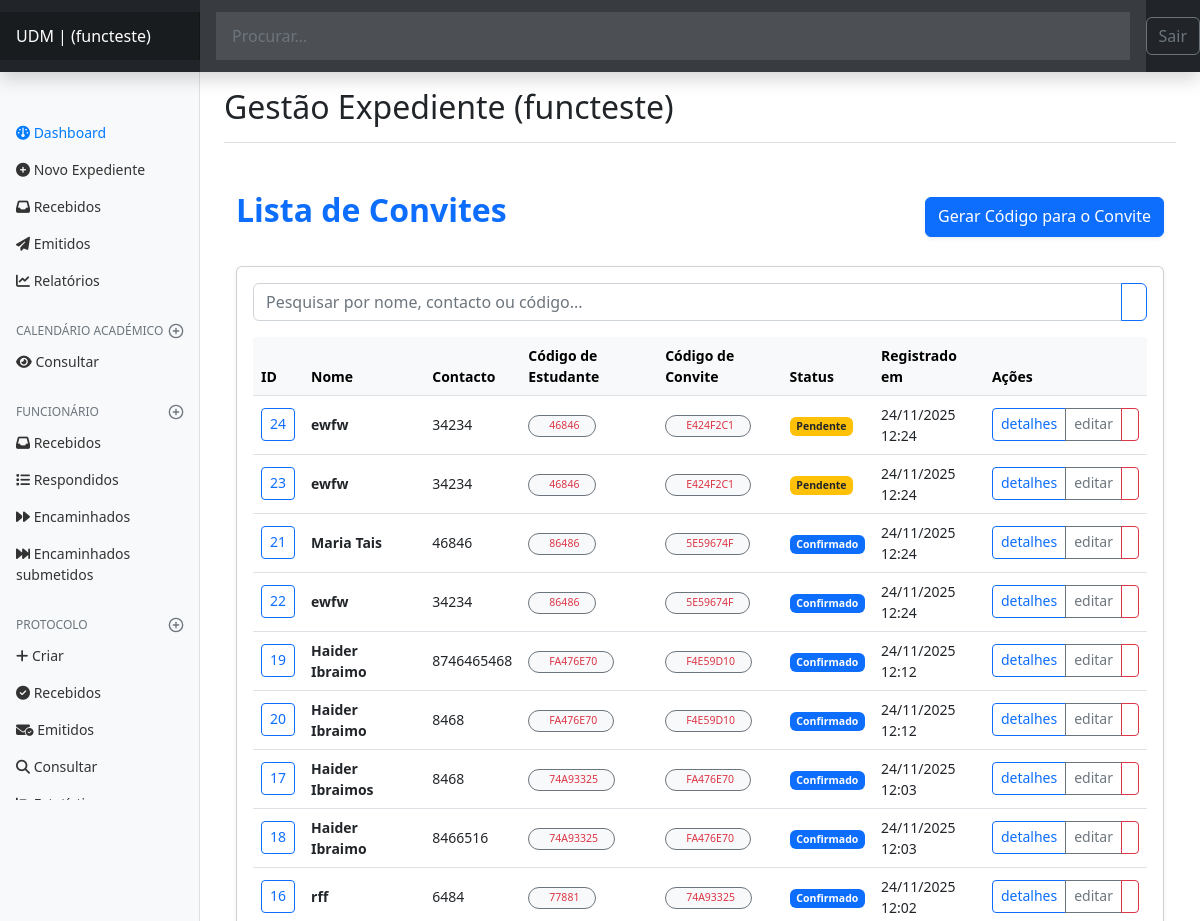
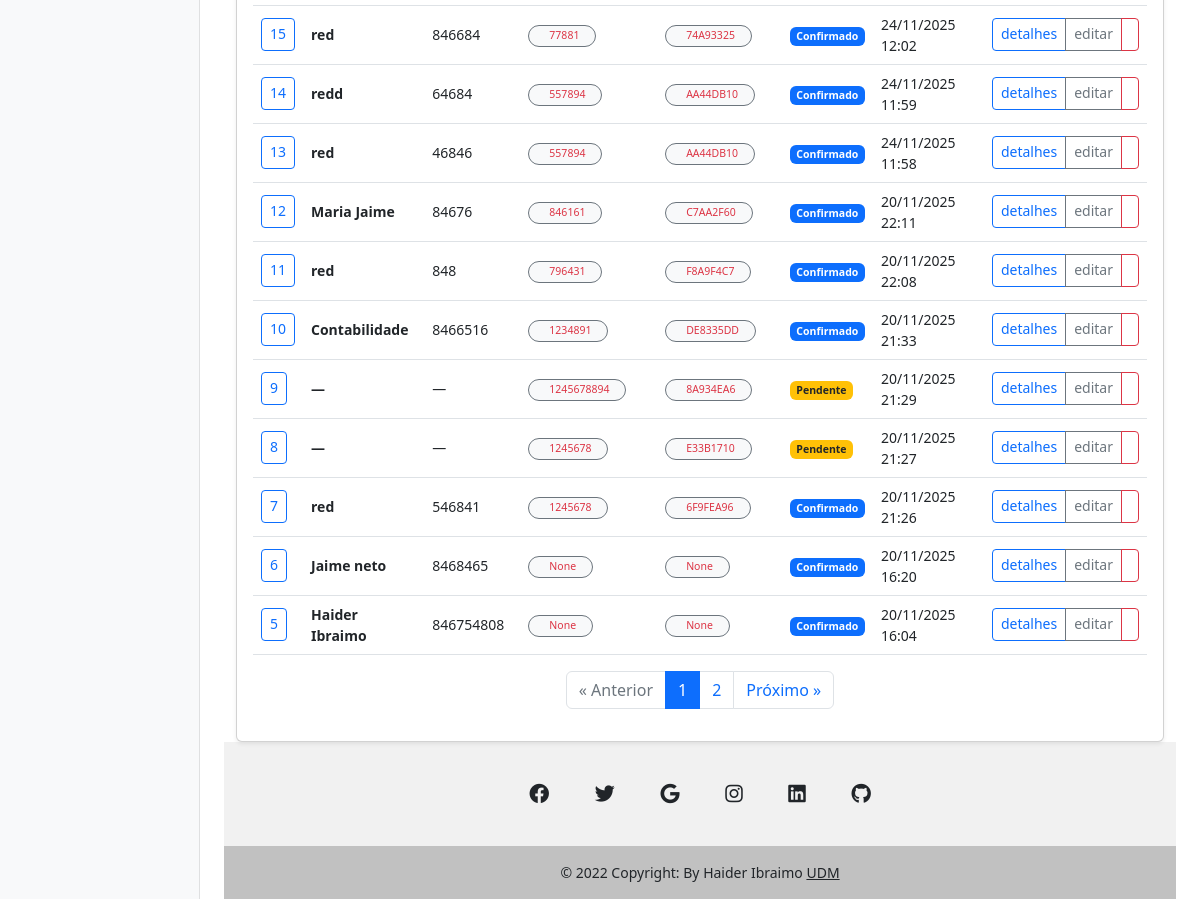
/convite/convites/ (signed in), run on an earlier commit of the app's database (2 pictures, top to bottom).
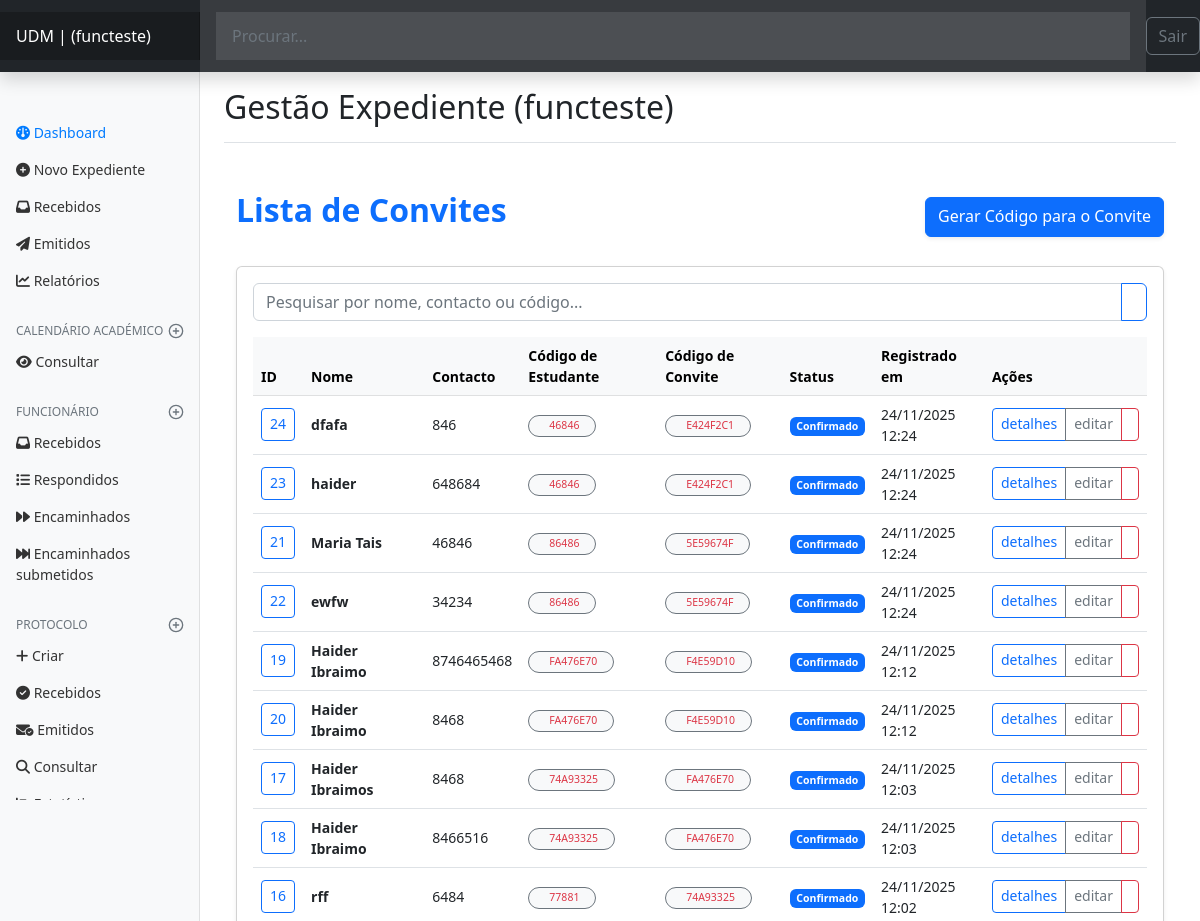
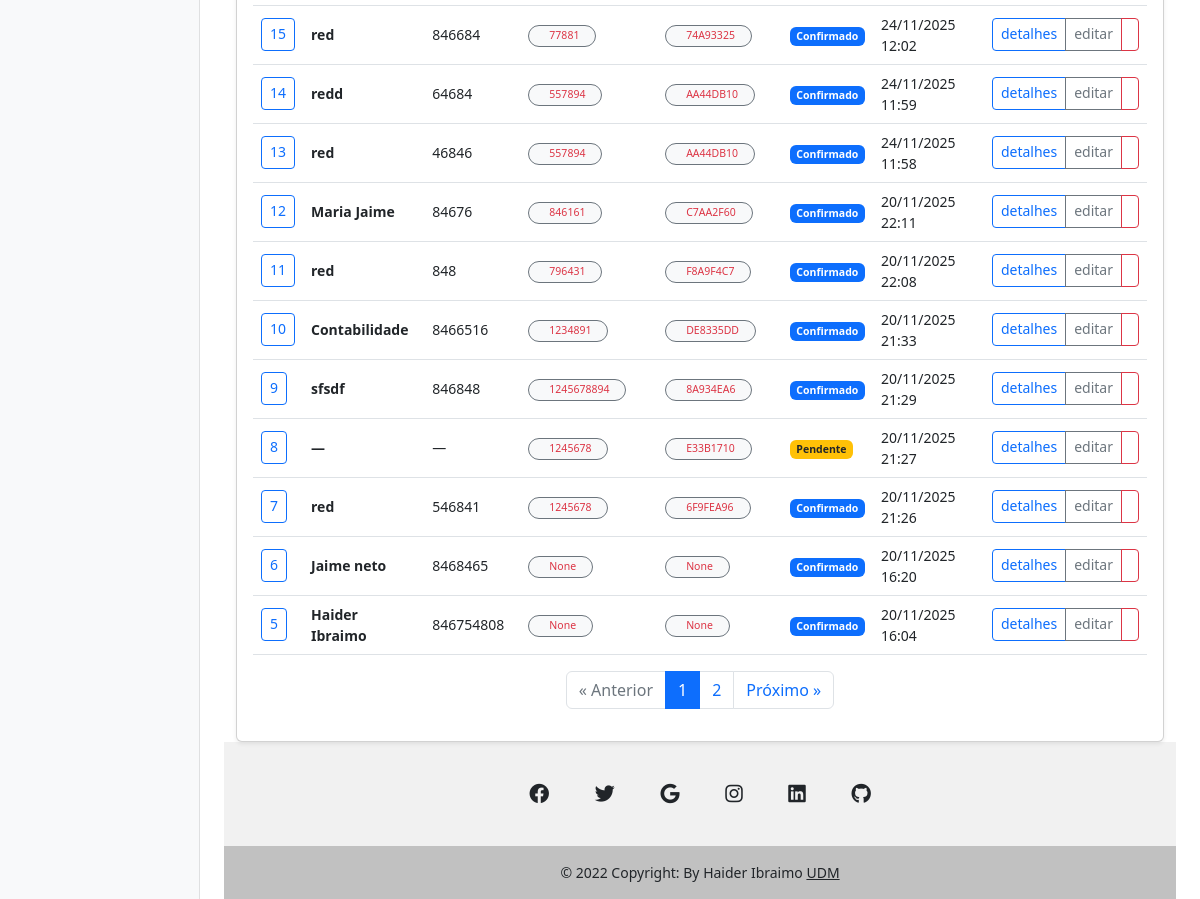
And on a later commit of the database (2 pictures, top to bottom).
### convite/models.py (models this page shows, shortened)
class Convite(models.Model):
    class Status(models.TextChoices):
        PENDENTE = "pendente", "Pendente"
        CONFIRMADO = "confirmado", "Confirmado"
        PRESENTE = "presente", "Presente"
        AUSENTE = "ausente", "Ausente"
    evento = models.ForeignKey(
        Evento,
        on_delete=models.CASCADE,
        related_name="convites",
        blank=True,
        null=True,
    )
    nome_completo = models.CharField(max_length=255, blank=True, null=True)
    contacto = models.CharField(max_length=50, blank=True, null=True)
    lugares_reservados = models.PositiveIntegerField(
        default=1,
        blank=True,
        null=True
    )
    status = models.CharField(
        max_length=20,
        choices=Status.choices,
        default=Status.PENDENTE,
        blank=True,
        null=True
    )
    codigo_convite = models.CharField(
        max_length=20,
        blank=True,
        null=True
    )
    codigo_estudante = models.CharField(
        max_length=20,
        blank=True,
        null=True
    )
    presente_em = models.DateTimeField(
        blank=True,
        null=True,
        help_text="Hora em que o convidado foi registado como presente"
    )
    criado_em = models.DateTimeField(auto_now_add=True)

### convite/views.py (the view, shortened to what this page needs)
# urls.py: path("convites/", views.listar_convites, name="listar_convites"),
@login_required(login_url='authors:login', redirect_field_name='next')
def listar_convites(request, evento_id=None):
    funcionario = Funcionario.objects.select_related('departamento').filter(author=request.user).first()
    if not funcionario:
        raise Http404("Funcionário não encontrado")
    evento = None
    convites = Convite.objects.all().order_by('-criado_em')
    if evento_id:
        evento = get_object_or_404(Evento, id=evento_id)
        convites = convites.filter(evento=evento)
    query = request.GET.get("q")
    paginator = Paginator(convites, 20)  # 20 por página
    page_number = request.GET.get("page")
    page_obj = paginator.get_page(page_number)
    context = {
        "evento": evento,
        "convites": page_obj,
        "page_obj": page_obj,
        "query": query,
        'funcionario': funcionario,
    }
    return render(request, "convite/listar_convites.html", context)

### convite/templates/convite/listar_convites.html (shortened to what this page needs)
{% extends "global/base.html" %}
{% block content %}
<div class="container mt-5">
    <div class="d-flex justify-content-between align-items-center mb-4">
        <h2 class="fw-bold text-primary">
             Lista de Convites
        </h2>
        <a href="{% url 'convite:gerar_convite' %}" class="btn btn-primary shadow-sm">
             Gerar Código para o Convite
        </a>
    </div>
    <div class="card shadow-sm">
        <div class="card-body">
            <form method="get" class="mb-3">
                <div class="input-group">
                    <input type="text" name="q" class="form-control"
                           placeholder="Pesquisar por nome, contacto ou código..."
                           value="{{ request.GET.q }}">
                    <button class="btn btn-outline-primary">
                    </button>
                </div>
            </form>
            <div class="table-responsive">
                <table class="table table-hover align-middle">
                    <thead class="table-light">
                        <tr>
                            <th>ID</th>
                            <th>Nome</th>
                            <th>Contacto</th>
                            <th>Código de Estudante</th>
                            <th>Código de Convite</th>
                            <th>Status</th>
                            <th>Registrado em</th>
                            <th>Ações</th>
                        </tr>
                    </thead>
                    <tbody>
                        {% for convite in convites %}
                        <tr>
                          <td>  <a href="{% url 'convite:detalhes_convite' convite.id %}"
                                       class="btn btn-sm btn-outline-primary">
                                        {{ convite.id}}
                                    </a></td>
                            <td class="fw-semibold">{{ convite.nome_completo|default:"—" }}</td>
                            <td>{{ convite.contacto|default:"—" }}</td>
    <td>
    <span class="badge rounded-pill border border-secondary px-3 py-1"
          style="background-color: #f8f9fa; font-weight: 500; color: #dc3545;">
        {{ convite.codigo_estudante }}
    </span>
</td>
<td>
    <span class="badge rounded-pill border border-secondary px-3 py-1"
          style="background-color: #f8f9fa; font-weight: 500; color: #dc3545;">
        {{ convite.codigo_convite }}
    </span>
</td>
                            <td>
                                {% if convite.status == "pendente" %}
                                    <span class="badge bg-warning text-dark">
                                         Pendente
                                    </span>
                                {% elif convite.status == "confirmado" %}
                                    <span class="badge bg-primary">
                                         Confirmado
                                    </span>
                                {% elif convite.status == "presente" %}
                                    <span class="badge bg-success">
                                        <i class="bi bi-person-check"></i> Presente
                                    </span>
                                {% else %}
                                    <span class="badge bg-danger">
                                        <i class="bi bi-x-circle"></i> Ausente
                                    </span>
                                {% endif %}
                            </td>
                            <td>
                                {{ convite.criado_em|date:"d/m/Y H:i" }}
                            </td>
                            <td>
                                <div class="btn-group">
                                    <a href="{% url 'convite:detalhes_convite' convite.id %}"
                                       class="btn btn-sm btn-outline-primary">
                                        detalhes
                                    </a>
                                    <a href="{% url 'convite:editar_convite' convite.id %}"
                                       class="btn btn-sm btn-outline-secondary">
                                        editar
                                    </a>
                                    <a href=""
                                       class="btn btn-sm btn-outline-danger"
                                       onclick="return confirm('Tem certeza que deseja apagar?');">
                                    </a>
                                </div>
                            </td>
                        </tr>
                        {% endfor %}
                    </tbody>
                </table>
                  {% if page_obj.has_other_pages %}
<nav class="mt-3">
    <ul class="pagination justify-content-center">
        {% if page_obj.has_previous %}
        <li class="page-item">
            <a class="page-link" href="?page={{ page_obj.previous_page_number }}{% if query %}&q={{ query }}{% endif %}">&laquo; Anterior</a>
        </li>
        {% else %}
        <li class="page-item disabled"><span class="page-link">&laquo; Anterior</span></li>
        {% endif %}
        {% for num in page_obj.paginator.page_range %}
            {% if page_obj.number == num %}
            <li class="page-item active"><span class="page-link">{{ num }}</span></li>
            {% elif num > page_obj.number|add:'-3' and num < page_obj.number|add:'3' %}
            <li class="page-item"><a class="page-link" href="?page={{ num }}{% if query %}&q={{ query }}{% endif %}">{{ num }}</a></li>
            {% endif %}
        {% endfor %}
        {% if page_obj.has_next %}
        <li class="page-item">
            <a class="page-link" href="?page={{ page_obj.next_page_number }}{% if query %}&q={{ query }}{% endif %}">Próximo &raquo;</a>
        </li>
        {% else %}
        <li class="page-item disabled"><span class="page-link">Próximo &raquo;</span></li>
        {% endif %}
    </ul>
</nav>
{% endif %}
            </div>
        </div>
    </div>
</div>
{% endblock %}

### expedient/templates/expedient/partials/header.html (shortened to what this page needs)
{% if request.user.is_authenticated %}
<header class="navbar navbar-dark sticky-top bg-dark flex-md-nowrap p-0 shadow">
    <a class="navbar-brand col-md-3 col-lg-2 me-0 px-3 fs-6" href="{% url 'authors:dashbord' %}">UDM  | ({{ request.user.username }}) </a>
    <form action="{% url 'authors:search' %}" method="get" class="form-control form-control-dark w-100 rounded-0 border-0">
    <input class="form-control form-control-dark w-100 rounded-0 border-0" type="text" placeholder="Procurar..." name="search"  aria-label="Search" value="{{ search_term }}">
    </form>
    <div class="navbar-nav">
      <div class="nav-item text-nowrap">
        <form action="{% url 'authors:logout' %}" method="POST">
          <button class="btn btn-outline-secondary" type="submit"> Sair</button>
      </form>
      </div>
    </div>
  </header>
  <div class="container-fluid">
    <div class="row">
      <nav id="sidebarMenu" class="col-md-3 col-lg-2 d-md-block bg-light sidebar collapse">
        <div class="position-sticky pt-3 sidebar-sticky">
          <ul class="nav flex-column"  style="padding-top: 25%;">
            <li class="nav-item">
              <a class="nav-link active" aria-current="page" href="{% url 'authors:dashbord' %}">
                <i class="fa-solid fa-gauge"></i>
                Dashboard
              </a>
            </li>
            <li class="nav-item">
              <a class="nav-link" href="{% url 'authors:dashbord_expedient_new' %}">
               <i class="fa-sharp fa-solid fa-circle-plus"></i>
              Novo Expediente
              </a>
            </li>
            <li class="nav-item">
              <a class="nav-link" href="{% url 'authors:dashbord_expedient_recebidos' %}">
                <i class="fa-sharp fa-solid fa-inbox"></i>
                Recebidos
              </a>
            </li>
            <li class="nav-item">
              <a class="nav-link" href="{% url 'authors:dashbord_expedient_emitidos' %}">
                <i class="fa-sharp fa-solid fa-paper-plane"></i>
                Emitidos
              </a>
            </li>
            <li class="nav-item">
              <a class="nav-link" href="#">
                <i class="fa-sharp fa-solid fa-chart-line"></i>
                Relatórios
              </a>
            </li>
          </ul>
          <h6 class="sidebar-heading d-flex justify-content-between align-items-center px-3 mt-4 mb-1 text-muted text-uppercase">
                <span>Calendário Académico</span>
                <a class="link-secondary" href="#" aria-label="Add a new report">
                  <span data-feather="plus-circle" class="align-text-bottom"></span>
                </a>
              </h6>
              <ul class="nav flex-column mb-2">
                <li class="nav-item">
                  <a class="nav-link" href="{% url 'calendario:calendario_interno'  %}">
                    <i class="fa-solid fa-eye"></i>
                    Consultar
                  </a>
                </li>
              </ul>
{% if not funcionario %}
{% else %}
          <h6 class="sidebar-heading d-flex justify-content-between align-items-center px-3 mt-4 mb-1 text-muted text-uppercase">
            <span>Funcionário</span>
            <a class="link-secondary" href="#" aria-label="Add a new report">
              <span data-feather="plus-circle" class="align-text-bottom"></span>
            </a>
          </h6>
          <ul class="nav flex-column mb-2">
            <li class="nav-item">
              <a class="nav-link" href="{% url 'authors:dashbord_expedient_recebidos_funcionario'  %}">
                <i class="fa-sharp fa-solid fa-inbox"></i>
                Recebidos
              </a>
            </li>
            <li class="nav-item">
              <a class="nav-link" href="{% url 'authors:dashbord_expedient_respondidos_funcionario'  %}">
                <i class="fa-solid fa-list"></i>
                Respondidos
              </a>
            </li>
            <li class="nav-item">
              <a class="nav-link" href="{% url 'authors:dashbord_expedient_encaminhados_funcionario'  %}">
                <i class="fa-sharp fa-solid fa-forward"></i>
                Encaminhados
              </a>
            </li>
            <li class="nav-item">
              <a class="nav-link" href="{% url 'authors:dashbord_expedient_encaminhados_submetidos_funcionario'  %}">
                <i class="fa-solid fa-forward-fast"></i>
                Encaminhados submetidos
              </a>
            </li>
          </ul>
              <h6 class="sidebar-heading d-flex justify-content-between align-items-center px-3 mt-4 mb-1 text-muted text-uppercase">
                <span>Protocolo</span>
                <a class="link-secondary" href="#" aria-label="Add a new report">
                  <span data-feather="plus-circle" class="align-text-bottom"></span>
                </a>
              </h6>
              <ul class="nav flex-column mb-2">
                <li class="nav-item">
                  <a class="nav-link" href="{% url 'authors:dashbord_protocol_new'  %}">
                    <i class="fa-solid fa-plus"></i>
                    Criar
                  </a>
                </li>
                <li class="nav-item">
                  <a class="nav-link" href="{% url 'authors:dashbord_protocol_recebidos'  %}">
                    <i class="fa-solid fa-circle-check"></i>
                    Recebidos
                  </a>
                </li>
                <li class="nav-item">
                  <a class="nav-link" href="{% url 'authors:dashbord_protocol_emitidos'  %}">
                    <i class="fa-solid fa-envelope-circle-check"></i>
                    Emitidos
                  </a>
                </li>
                <li class="nav-item">
                  <a class="nav-link" href="{% url 'authors:protocol_search'  %}">
                    <i class="fa-solid fa-magnifying-glass"></i>
                    Consultar
                  </a>
                </li>
                <li class="nav-item">
                  <a class="nav-link" href="{% url 'authors:protocol_statistics'  %}">
                    <i class="fa-solid fa-chart-bar"></i>
                  </a>
                </li>
              </ul>
  {% endif %}
        </div>
      </nav>
      <main class="col-md-9 ms-sm-auto col-lg-10 px-md-4">
        <div class="d-flex justify-content-between flex-wrap flex-md-nowrap align-items-center pt-3 pb-2 mb-3 border-bottom">
          <h1 class="h2">Gestão Expediente ({{request.user.username}}) </h1>
        </div>
{% endif %}

What changed in the data, as far as the page shows it:
changed Convite id 24: nome_completo "ewfw" → "dfafa"; contacto "34234" → "846"; status "Pendente" → "Confirmado"
changed Convite id 23: nome_completo "ewfw" → "haider"; contacto "34234" → "648684"; status "Pendente" → "Confirmado"
changed Convite "8A934EA6": nome_completo "—" → "sfsdf"; contacto "—" → "846848"; status "Pendente" → "Confirmado"
